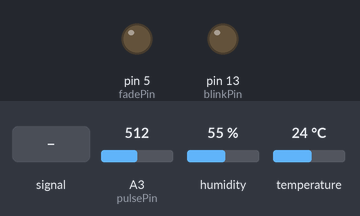
The sketch below on a simulated Arduino Uno, built with avr-gcc and run on an emulated ATmega328P. On the bench: output pins drawn as LEDs (lit = HIGH). The inputs (shaded band) are chosen by the test bench; at power-on: A3 (pulsePin) = 512, humidity 55 %, temperature 24 °C.

Above: at 1.2 s.
1.3 s: A3 (pulsePin) fed a 200 Hz sine of ±81 counts around its level
At 4.03 s:
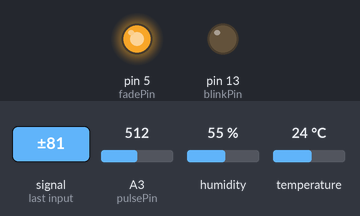
4.8 s: A3 (pulsePin) set to 530
At 7.2 s:
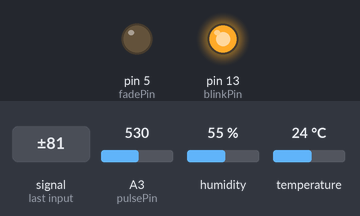
9.8 s: A3 (pulsePin) fed a 50 Hz sine of ±306 counts around its level
At 12.11 s:
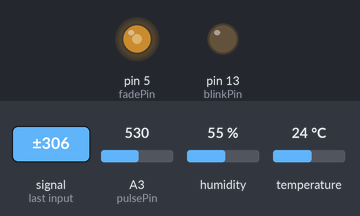
13.6 s: A3 (pulsePin) set to 511
At 14.74 s:
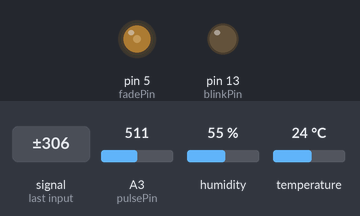
17.1 s: A3 (pulsePin) set to 716
At 18.5 s:
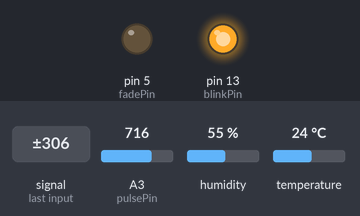
Timing chart, 0 to 19.6 s (numbered marks = the images above; inputs shaded):
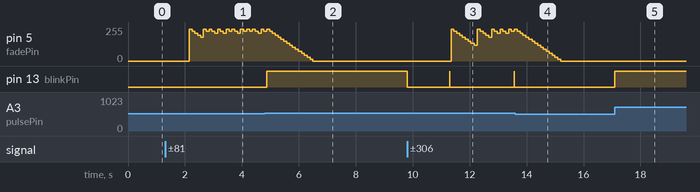

Measured:
- the behaviour switches between 512 and 513 on A3 (pulsePin) (found by bisection; images 1 and 2)
- after the input at 1.3 s, pin 5 (fadePin): 0/255 → 240/255 after 0.85 s, → 225/255 0.10 s later, → 210/255 0.10 s later, → 195/255 0.10 s later, … (27 changes in this stretch)
- after the input at 4.8 s, pin 13 (blinkPin): LOW → HIGH after 0.07 s
- after the input at 9.8 s, pin 5 (fadePin): 0/255 → 240/255 after 1.5 s, → 225/255 0.10 s later, → 210/255 0.10 s later, → 195/255 0.10 s later, … (23 changes in this stretch); pin 13 (blinkPin): goes LOW 1.5 s, HIGH 0.01 s, LOW 2.3 s, HIGH 0.01 s, then LOW, starting at once
- after the input at 13.6 s, pin 13 (blinkPin): stops changing and stays LOW
- after the input at 17.1 s, pin 13 (blinkPin): LOW → HIGH at once

The sketch:

ArdB.ino
```cpp
#include <DHT.h>
#include <Wire.h>

#define DHTPIN 2
#define DHTTYPE DHT11
#define SLAVE_ADDRESS 0x04

DHT dht(DHTPIN, DHTTYPE);

// Pulse sensor

int pulsePin = 3;                 // Pulse Sensor purple wire connected to analog pin 0
int blinkPin = 13;                // pin to blink led at each beat
int fadePin = 5;                  // pin to do fancy classy fading blink at each beat
int fadeRate = 0;                 // used to fade LED on with PWM on fadePin
// these variables are volatile because they are used during the interrupt service routine!
volatile int BPM = 0;                   // used to hold the pulse rate
volatile int Signal;                // holds the incoming raw data
volatile int IBI = 600;             // holds the time between beats, the Inter-Beat Interval
volatile boolean Pulse = false;     // true when pulse wave is high, false when it's low
volatile boolean QS = false;        // becomes true when Arduoino finds a beat.

int data = 0;
int temp = 0;
int hum = 0;

void setup() {
  Serial.begin(115200);

  dht.begin();

  pinMode(blinkPin,OUTPUT);
  pinMode(fadePin,OUTPUT);
  interruptSetup();

  // initialize i2c as slave
  Wire.begin(SLAVE_ADDRESS);
  // define callbacks for i2c communication
  Wire.onReceive(receiveData);
  Wire.onRequest(sendData);

}

void loop() {

  temp = dht.readTemperature();
  hum = dht.readHumidity();

  if (QS == true){ fadeRate = 255; QS = false; }
  ledFadeToBeat();

  /*Serial.print(temp);
  Serial.print(',');
  Serial.print(hum);
  Serial.print(',');
  Serial.print(BPM);
  Serial.println(",*");*/

  delay(100);

}

void ledFadeToBeat(){
    fadeRate -= 15;                         //  set LED fade value
    fadeRate = constrain(fadeRate,0,255);   //  keep LED fade value from going into negative numbers!
    analogWrite(fadePin,fadeRate);          //  fade LED
}

void receiveData(int byteCount){
 while(Wire.available()) {
  data = Wire.read();
  Serial.println(data);
  Serial.println("=====");
 }
}

void sendData(){

  Serial.print(temp);
  Serial.println("=====");
  send(temp);

  Serial.print(hum);
  Serial.println("=====");
  send(hum);

  Serial.print(BPM);
  Serial.println("=====");
  send(BPM);

}

void send(int value) {
  byte mask = 0xFF;

  byte toSend = value & mask;
  value = value >> 8;
  // 1st byte
  Wire.write(toSend);

  toSend = value & mask;
  value = value >> 8;
  //2nd byte
  Wire.write(toSend);

  toSend = value & mask;
  value = value >> 8;
  //3rd byte
  Wire.write(toSend);

  toSend = value & mask;
  //4th byte
  Wire.write(toSend);
}
```

Interrupt.ino
```cpp
volatile int rate[10];                    // used to hold last ten IBI values
volatile unsigned long sampleCounter = 0;          // used to determine pulse timing
volatile unsigned long lastBeatTime = 0;           // used to find the inter beat interval
volatile int P =512;                      // used to find peak in pulse wave
volatile int T = 512;                     // used to find trough in pulse wave
volatile int thresh = 512;                // used to find instant moment of heart beat
volatile int amp = 100;                   // used to hold amplitude of pulse waveform
volatile boolean firstBeat = true;        // used to seed rate array so we startup with reasonable BPM
volatile boolean secondBeat = true;       // used to seed rate array so we startup with reasonable BPM


void interruptSetup(){
  // Initializes Timer2 to throw an interrupt every 2mS.
  TCCR2A = 0x02;     // DISABLE PWM ON DIGITAL PINS 3 AND 11, AND GO INTO CTC MODE
  TCCR2B = 0x06;     // DON'T FORCE COMPARE, 256 PRESCALER
  OCR2A = 0X7C;      // SET THE TOP OF THE COUNT TO 124 FOR 500Hz SAMPLE RATE
  TIMSK2 = 0x02;     // ENABLE INTERRUPT ON MATCH BETWEEN TIMER2 AND OCR2A
  sei();             // MAKE SURE GLOBAL INTERRUPTS ARE ENABLED
}


// THIS IS THE TIMER 2 INTERRUPT SERVICE ROUTINE.
// Timer 2 makes sure that we take a reading every 2 miliseconds
ISR(TIMER2_COMPA_vect){                         // triggered when Timer2 counts to 124
    cli();                                      // disable interrupts while we do this
    Signal = analogRead(pulsePin);              // read the Pulse Sensor
    sampleCounter += 2;                         // keep track of the time in mS with this variable
    int N = sampleCounter - lastBeatTime;       // monitor the time since the last beat to avoid noise

//  find the peak and trough of the pulse wave
    if(Signal < thresh && N > (IBI/5)*3){       // avoid dichrotic noise by waiting 3/5 of last IBI
        if (Signal < T){                        // T is the trough
            T = Signal;                         // keep track of lowest point in pulse wave
         }
       }

    if(Signal > thresh && Signal > P){          // thresh condition helps avoid noise
        P = Signal;                             // P is the peak
       }                                        // keep track of highest point in pulse wave

  //  NOW IT'S TIME TO LOOK FOR THE HEART BEAT
  // signal surges up in value every time there is a pulse
if (N > 250){                                   // avoid high frequency noise
  if ( (Signal > thresh) && (Pulse == false) && (N > (IBI/5)*3) ){
    Pulse = true;                               // set the Pulse flag when we think there is a pulse
    digitalWrite(blinkPin,HIGH);                // turn on pin 13 LED
    IBI = sampleCounter - lastBeatTime;         // measure time between beats in mS
    lastBeatTime = sampleCounter;               // keep track of time for next pulse

         if(firstBeat){                         // if it's the first time we found a beat, if firstBeat == TRUE
             firstBeat = false;                 // clear firstBeat flag
             return;                            // IBI value is unreliable so discard it
            }
         if(secondBeat){                        // if this is the second beat, if secondBeat == TRUE
            secondBeat = false;                 // clear secondBeat flag
               for(int i=0; i<=9; i++){         // seed the running total to get a realisitic BPM at startup
                    rate[i] = IBI;
                    }
            }

    // keep a running total of the last 10 IBI values
    word runningTotal = 0;                   // clear the runningTotal variable

    for(int i=0; i<=8; i++){                // shift data in the rate array
          rate[i] = rate[i+1];              // and drop the oldest IBI value
          runningTotal += rate[i];          // add up the 9 oldest IBI values
        }

    rate[9] = IBI;                          // add the latest IBI to the rate array
    runningTotal += rate[9];                // add the latest IBI to runningTotal
    runningTotal /= 10;                     // average the last 10 IBI values
    BPM = 60000/runningTotal;               // how many beats can fit into a minute? that's BPM!
    QS = true;                              // set Quantified Self flag
    // QS FLAG IS NOT CLEARED INSIDE THIS ISR
    }
}

  if (Signal < thresh && Pulse == true){     // when the values are going down, the beat is over
      digitalWrite(blinkPin,LOW);            // turn off pin 13 LED
      Pulse = false;                         // reset the Pulse flag so we can do it again
      amp = P - T;                           // get amplitude of the pulse wave
      thresh = amp/2 + T;                    // set thresh at 50% of the amplitude
      P = thresh;                            // reset these for next time
      T = thresh;
     }

  if (N > 2500){                             // if 2.5 seconds go by without a beat
      thresh = 512;                          // set thresh default
      P = 512;                               // set P default
      T = 512;                               // set T default
      lastBeatTime = sampleCounter;          // bring the lastBeatTime up to date
      firstBeat = true;                      // set these to avoid noise
      secondBeat = true;                     // when we get the heartbeat back
     }

  sei();                                     // enable interrupts when youre done!
}// end isr
```
